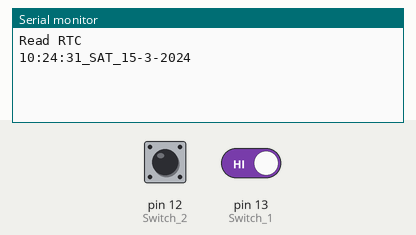
The sketch below on a simulated Arduino Uno, built with avr-gcc and run on an emulated ATmega328P. Parts: the last lines printed to the serial monitor. Wiring (inferred from the names in the program): DS1307 clock at I2C address 0x68. Inputs (shaded band) come from the test bench; at power-on: pin 12 (Switch_2) LOW, pin 13 (Switch_1) HIGH. The local clock reads 2024-03-15 10:24:30 at power-on unless the sketch sets it.

Above: at 2.2 s.
2.3 s: pin 12 (Switch_2) pulled HIGH for 0.15 s
At 3.6 s:
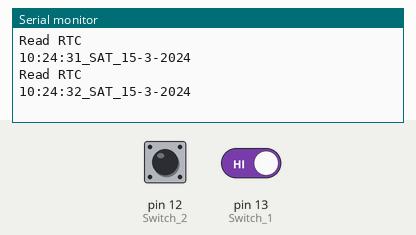
3.9 s: pin 12 (Switch_2) pulled HIGH for 1 s
At 6.1 s:
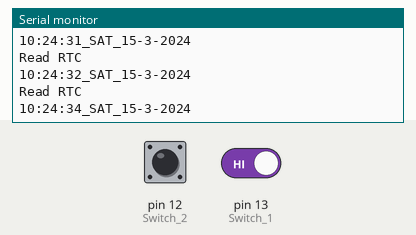
6.4 s: pin 12 (Switch_2) driven HIGH and pin 13 (Switch_1) driven LOW
At 7.0 s:
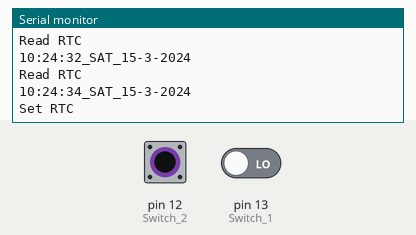
7.9 s: pin 12 (Switch_2) driven LOW and pin 13 (Switch_1) driven HIGH
At 8.5 s:
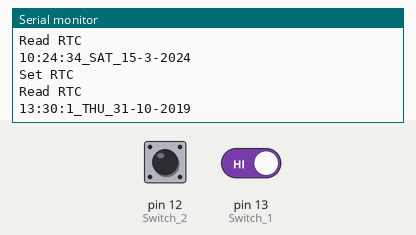

Measured:
- after the input at 2.3 s, the serial monitor: prints a new line after 0.16 s (image 1)
- after the input at 3.9 s, the serial monitor: prints a new line after 1.0 s (image 2)
- after the input at 6.4 s, the serial monitor: prints a new line at once (image 3)
- after the input at 7.9 s, the serial monitor: prints a new line at once (image 4)

The sketch:

Set_Read_RTC.ino
```cpp
#include <Wire.h>


#define DS1307Addr    0x68


#define Switch_1        13
#define Switch_2        12


  uint8_t Status_Sw1, Status_Sw2;
  uint8_t data[7];


void setup(){

  Serial.begin(9600);
  Wire.begin();

  pinMode(Switch_1, INPUT);
  pinMode(Switch_2, INPUT);


  delay(1000);

}


void loop(){

// +++++++++++++++++++++++++++++++++++++++++++++++++++++++++
  Status_Sw1 = digitalRead(Switch_1);
  if(Status_Sw1 == 0){

    Serial.println("Set RTC");

    Wire.beginTransmission(DS1307Addr);             // Send the slave address then the command.
    Wire.write(0x00);                               // 0x0E

        // Write the data low byte first.
    Wire.write(0x00);                             // SECONDS
    Wire.write(0x30);                             // MINUTES
    Wire.write(0x13);                             // HOURS
    Wire.write(0x04);                             // DAY
    Wire.write(0x31);                             // DATE
    Wire.write(0x10);                             // MONTH
    Wire.write(0x19);                             // YEAR
    Wire.write(0x00);                             // CONTROL

    Wire.endTransmission();

    delay(25);
  }
  while (Status_Sw1 == 0){

    Status_Sw1 = digitalRead(Switch_1);
  }

// +++++++++++++++++++++++++++++++++++++++++++++++++++++++++
  Status_Sw2 = digitalRead(Switch_2);
  if(Status_Sw2 == 0){

    Serial.println("Read RTC");

    ReadCalendar();

    Serial.print(data[2],HEX);
    Serial.print(":");
    Serial.print(data[1],HEX);
    Serial.print(":");
    Serial.print(data[0],HEX);
    Serial.print("_");

    if(data[3] == 1){

      Serial.print("MON");
    }

    else if(data[3] == 2){

      Serial.print("TUE");
    }

    else if(data[3] == 3){

      Serial.print("WED");
    }

    else if(data[3] == 4){

      Serial.print("THU");
    }

    else if(data[3] == 5){

      Serial.print("FRI");
    }

    else if(data[3] == 6){

      Serial.print("SAT");
    }

    else if(data[3] == 7){

      Serial.print("SUN");
    }

    Serial.print("_");
    Serial.print(data[4],HEX);
    Serial.print("-");

    Serial.print(data[5],HEX);
    Serial.print("-");
    Serial.print("20");
    Serial.println(data[6],HEX);

    delay(25);
  }
  while (Status_Sw2 == 0){

    Status_Sw2 = digitalRead(Switch_2);
  }

}


// -----------------------------------------------------------------------------------

void ReadCalendar(){

  // *********************** Process Read DS1307 **********************************

  Wire.beginTransmission(DS1307Addr);                       // Send the slave address then the command
  Wire.write(0x00);                                           //
  Wire.endTransmission();

  Wire.requestFrom(DS1307Addr,7);                           // request 3 bytes from slave device

  while(Wire.available()){

    for(int i=0; i<7; i++){

      data[i] = Wire.read();
    }
  }
}
```
